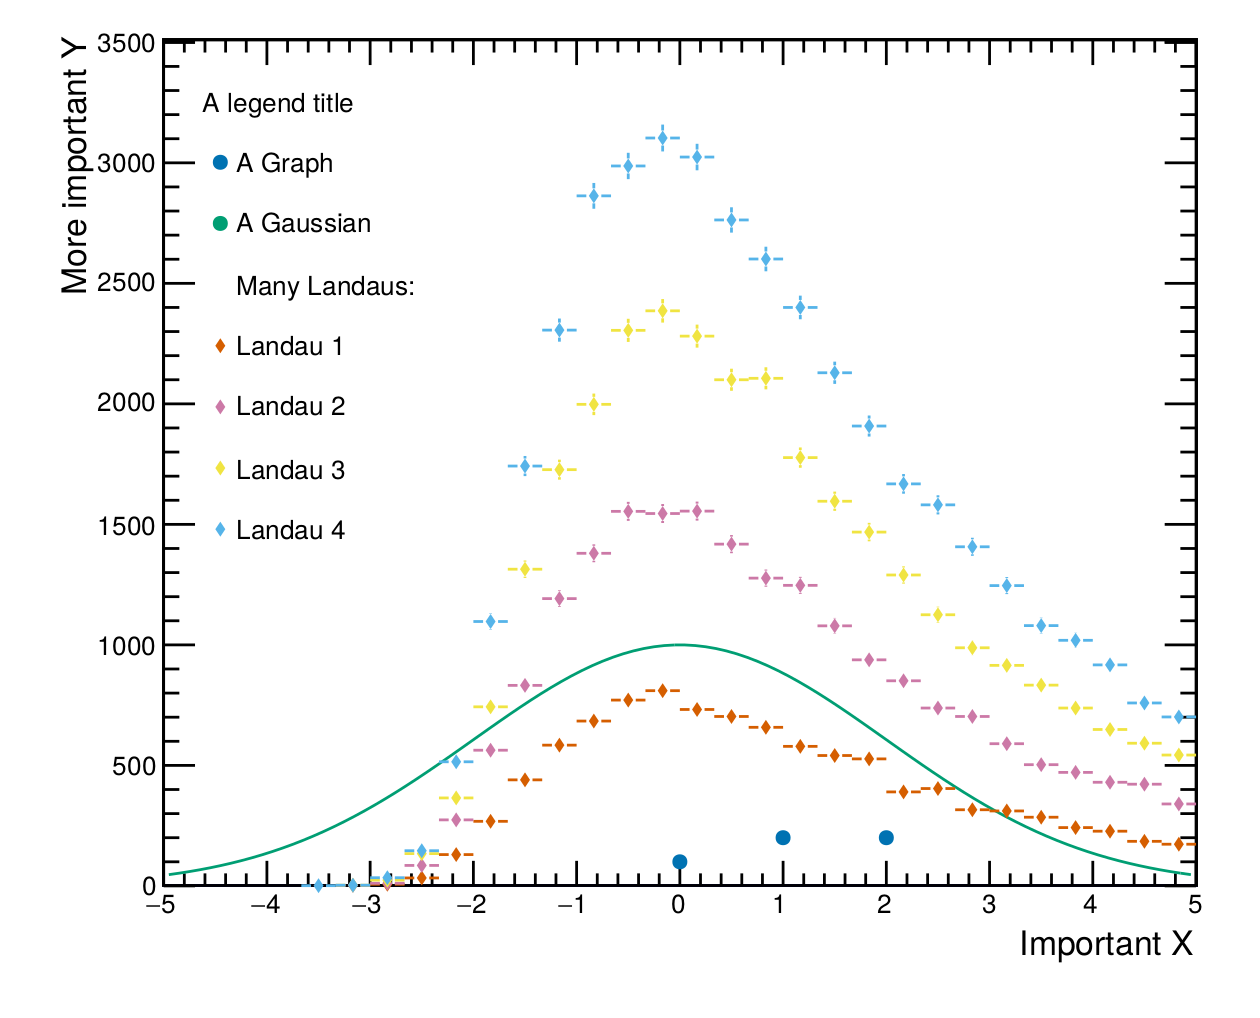

The Python source for this figure:
from ROOT import TF1
from rootpy.plotting import Hist1D, Graph
from roofie import Figure, Styles

# Define the visuals of the figure:
fig = Figure()
fig.style = Styles.Public_full
# Drawing the legend currently still screws up the y scale! :P
# This is why we love root...
fig.legend.title = "A legend title"
fig.legend.position = 'tl'  # top left
fig.xtitle = "Important X"
fig.ytitle = "More important Y"

# You can also pick a color palette.  The choices are "root", "set2",
# "husl", and "colorblind"
fig.plot.palette = "colorblind"

# Define the "plottables" and add them to the figure
f = TF1("f", "1000*exp(-0.5*((x)/2)**2)", -5, 5)
g = Graph()
g.SetPoint(0, 0, 100)
g.SetPoint(1, 1, 200)
g.SetPoint(2, 2, 200)
fig.add_plottable(g, legend_title="A Graph")
fig.add_plottable(f, legend_title='A Gaussian')

# add_plottable makes a deep copy of the passed object so you can do whatever you want after its "commited" to the figure.
# ie. overwrite a histogram in a loop:
fig.add_plottable(None, legend_title="Many Landaus:")
for i in range(1, 5):
    h = Hist1D(30, -5, 5)
    h.FillRandom('landau', 10000 * i)
    fig.add_plottable(h, legend_title="Landau {}".format(i), markerstyle='diamond')


fig.save_to_file(path=".", name="busy_plot.pdf")
